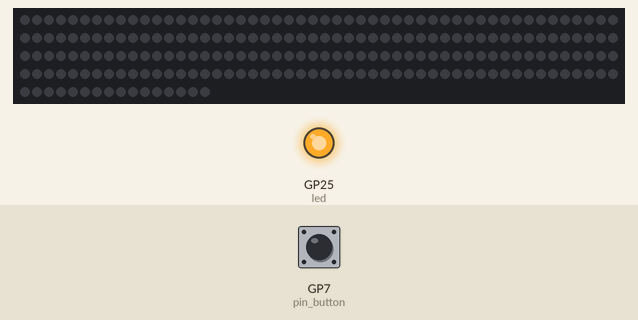
A program run on a simulated Raspberry Pi Pico running MicroPython. Shown: 216 RGB LEDs in strip order, left to right, continuing on the next row, output pins drawn as LEDs (lit = HIGH). Dashed ring = blinking. Inputs (shaded band) come from the test bench; at power-on: GP7 (pin_button) HIGH. Random numbers come from a fixed seed.

Above: at 1.2 s.
1.3 s: GP7 (pin_button) pulled LOW for 0.15 s
At 1.76 s:
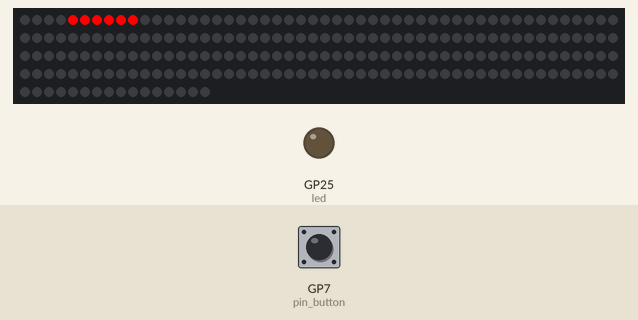
2.0 s: GP7 (pin_button) pulled LOW for 1 s
At 2.8 s:
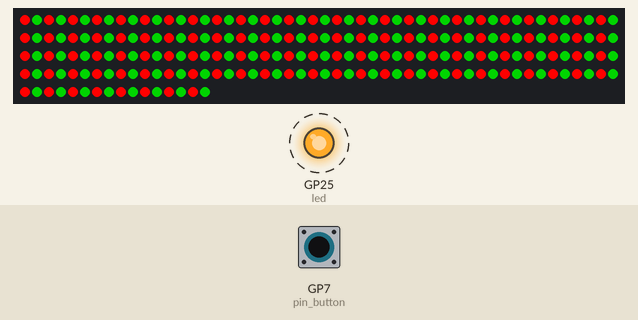
6.0 s: GP7 (pin_button) pulled LOW for 0.15 s
At 6.7 s:
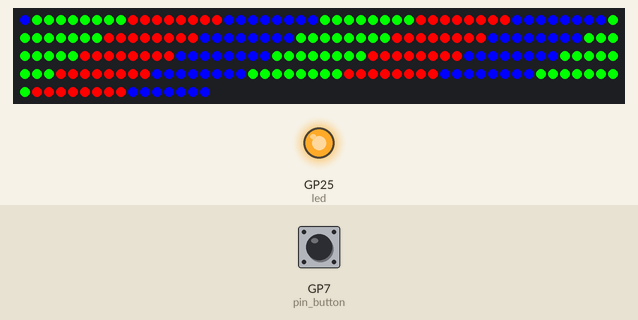
9.1 s: GP7 (pin_button) pulled LOW for 3.2 s
At 10.2 s:
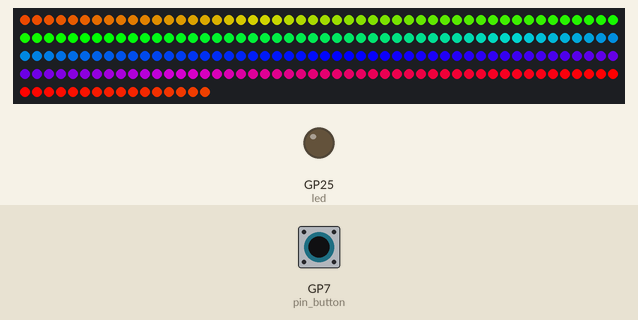
Timing chart, 0 to 17.4 s (numbered marks = the images above; inputs shaded):
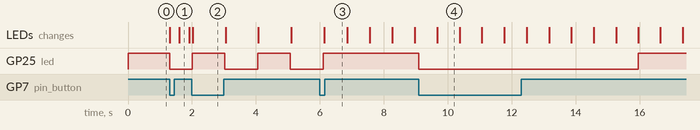

Measured:
- after the input at 1.3 s, GP25 (led): HIGH → LOW at once
- after the input at 2.0 s, GP25 (led): alternates HIGH for 1.0 s and LOW for 1.0 s, starting at once
- what the display in image 4 shows lasts 0.7 s, from 9.7 s to 10.4 s

The program:

picoled.py
```python
#
# simple led strip example with button for changing
#
#

import sys
import neopixel
import random
import micropython # for interrupts

from machine import Pin
import time

# uncomment when debugging callback problems
#micropython.alloc_emergency_exception_buf(100)

# globals
int_flag = 0
int_time = 0
int_count = 0

# for pico w this is "LED" not 25
led = Pin("LED", Pin.OUT)


ws_pin = 0 # gpio pin
pixel_pin = 0
#led_num = 255
#num_pixels = 255
led_num = 216 # 256
num_pixels = 216 # 256
BRIGHTNESS = 0.1

'''
pixels = neopixel.NeoPixel(pixel_pin, num_pixels,
                           brightness=0.3, auto_write=False)
'''

pixels = neopixel.NeoPixel(Pin(ws_pin), led_num)

def demo(np):
    global int_flag

    n = np.n

    # cycle
    for i in range(1 * n):
        for j in range(n):
            if (int_flag != 0): return
            np[j] = (0, 0, 0)
        np[i % n] = (255, 255, 255)
        np.write()
        time.sleep_ms(25)

    # bounce
def bounce(np):
    global int_flag

    n = np.n

    for i in range(1 * n):
        for j in range(n):
            if (int_flag != 0): return
            np[j] = (0, 0, 128)
        if (i // n) % 2 == 0:
            np[i % n] = (0, 0, 0)
        else:
            np[n - 1 - (i % n)] = (0, 0, 0)
        np.write()
        time.sleep_ms(60)

    # fade in/out
def fadein_out(np):
    global int_flag

    n = np.n

    for i in range(0, 4 * 256, 8):
        for j in range(n):
            if (int_flag != 0): return
            if (i // 256) % 2 == 0:
                val = i & 0xff
            else:
                val = 255 - (i & 0xff)
            np[j] = (val, 0, 0)
        np.write()

def clear(np):
    n = np.n

    np.fill((0, 0, 0))

    np.write()
# end clear()

def wheel(pos):
    # Input a value 0 to 255 to get a color value.
    # The colours are a transition r - g - b - back to r.
    if pos < 0 or pos > 255:
        return (0, 0, 0)
    if pos < 85:
        return (255 - pos * 3, pos * 3, 0)
    if pos < 170:
        pos -= 85
        return (0, 255 - pos * 3, pos * 3)
    pos -= 170
    return (pos * 3, 0, 255 - pos * 3)


def color_chase(color, wait):
    global int_flag

    for i in range(num_pixels):
        if (int_flag != 0): return
        pixels[i] = color
        #time.sleep(wait)
        pixels.write()
        time.sleep(0.5)

def twinkle(np):
    global int_flag

    val = 200
    count = 20

    for x in range(count):
        if (int_flag != 0): return
        #print(random.randint(0, num_pixels-1))
        np[random.randint(0, num_pixels-1)] = (val, 0, 0)
        #setPixel(random(NUM_LEDS),red,green,blue);
        np.write()
        time.sleep(0.25)
        if ((x % 10) == 0):
            clear(np)
     #if(OnlyOne) {
       #setAll(0,0,0);
     #}
# end twinkle()


def rainbow_cycle(wait):
    global int_flag

    for j in range(255):
        for i in range(num_pixels):
            if (int_flag != 0): return
            rc_index = (i * 256 // num_pixels) + j
            pixels[i] = wheel(rc_index & 255)
        pixels.write()

RED = (255, 0, 0)
HALFRED = (128, 0, 0)
YELLOW = (255, 150, 0)
GREEN = (0, 255, 0)
HALFGREEN = (0, 128, 0)
CYAN = (0, 255, 255)
BLUE = (0, 0, 255)
PURPLE = (180, 0, 255)

def rainbow(pixels):

    rainbow_cycle(0)  # Increase the number to slow down the rainbow
# end rainbbow()

#def neo_chase(np, color, width, duration):
def neo_chase(np):
    n = np.n
    clear(np)

    width = 8

    # fill the array with the colour scheme - GREEN/RED/BLUE
    for i in range (n // (3 * width)):
        for j in range (width):
            np[(i) * (3 * width) + j] = GREEN
            np[(i) * (3 * width) + (width) + j] = RED
            np[(i) * (3 * width) + (2 * width) + j] = BLUE
    np.write()

    #print(np[0]) # colour?
    px = 0
    idx = 0
    colour = 0
    for c in range(20 * width): # while true?
        for i in range (n):
            if (int_flag != 0): return
            # move the pixels along one
            if ((n - 1) - i > 0):
                np[(n - 1) - i] = np[(n - 1) - (i + 1)]

        x = c // width
        # every 'width' pixels we change the colour
        if (x != px):
            px = x
            idx = 0
            colour += 1
            colour = colour % 3 # reset?
            #if (colour == 3):
                #colour = 0

        if (colour == 0):
            np[0] = BLUE
        elif (colour == 1 ):
            np[0] = RED
        elif (colour == 2):
            np[0] = GREEN

        np.write()

    #time.sleep(duration)
# end neo_chase

def cylon(np):
    n = np.n
    eyesize = 6

    clear(np)
    colour = (255, 10, 10)

    for i in range (n - eyesize - 2):
        if int_flag != 0: return
        clear(np)
        np[i] = colour
        for j in range (eyesize):
            np[i+j] = colour
        np[i + eyesize + 1] = colour
        np.write()
    time.sleep(0.25)
    max = n - eyesize - 2
    for i in range (n - eyesize - 2):
        if int_flag != 0: return
        c = max - i
        clear(np)
        np[c] = colour
        for j in range (eyesize):
            np[c+j] = colour
        np[c + eyesize + 1] = colour
        np.write()
    time.sleep(0.25)
# end cylon()

xmasMod = 0
# xmas lights
def xmaslights(np):
    global xmasMod

    n = np.n
    clear(np)

    for i in range (n):
        if (i % 2  == xmasMod):
            np[i] = RED
        else:
            np[i] = HALFGREEN

    if (xmasMod == 0):
        xmasMod = 1
    else:
        xmasMod = 0
    np.write()
    time.sleep(1.0)
# end of xmaslights

#def neo_sweep(np, color, width, duration):
def neo_sweep(np):
    global int_flag

    width = 6

    bkgnd = []
    num_pixels = np.n

    clear(np)

    for i in range(num_pixels + width):
        if (int_flag != 0): return
        erase = i - width
        if erase >= 0:
            np[erase] = bkgnd.pop()

        if i < num_pixels:
            bkgnd.insert(0, np[i])
            np[i] = color

        np.write() # np.show()
        time.sleep(duration)

# function to test number of pixels
def test (np):
    clear(np)

    np[0] = GREEN
    np[np.n - 1] = GREEN
    np.write()
    time.sleep(2)

    np[0] = RED
    np[np.n - 1] = RED
    np.write()
    time.sleep(2)

    np[0] = BLUE
    np[np.n - 1] = BLUE

    np.write()
    time.sleep(2)
# end test()

def int_handler(pin):
    global int_flag, int_count, int_time

    #int_count += 1
    #print(f'Interrupt from pin {pin} {int_count}')
    #print(f'flags {pin.irq().flags()} {pin.value()}')
    # we only trigger on the fall and 'wait' for 300msec
    if ((pin.value() == 0) and ((time.ticks_ms() - int_time) > 300)):
        #print("Falling")
        int_flag = 1
        int_count += 1
        int_time = time.ticks_ms()


# pull button pin up and set trigger on falling
pin_button = Pin(7, mode=Pin.IN, pull=Pin.PULL_UP)
pin_button.irq(trigger=Pin.IRQ_FALLING, handler=int_handler)

# main loop
seq = 0
no_seqs = 9

color = RED # (255,0,0)
width = 8
duration = 0.025

# list of pointers to functions to iterate over
animations = [
        #bounce,
        cylon,
        neo_sweep,
        xmaslights,
        neo_chase,
        rainbow,
        twinkle
    ]

try:
    #animations[0](pixels)
    #animations[4](pixels)
    n = len(animations) # number of animations
    #print (n)

    itr = 0
    while True:
        led.toggle()

        animations[itr](pixels)
        if (int_flag != 0): # we had an interrupt
            int_flag = 0
            itr += 1
            itr = itr % n

    '''
    while True:
        led.toggle()
        #if (seq == 0):
            #test(pixels)

        if (seq == 0):
            neo_sweep(pixels)
        elif (seq == 1):
            xmaslights(pixels)
        elif(seq == 2):
            cylon(pixels)
        elif (seq == 3):
            neo_chase(pixels)
        elif (seq == 4):
            rainbow(pixels)
        elif (seq == 5):
            fadein_out(pixels)
        elif (seq == 6):
            bounce(pixels)
        elif (seq == 7):
            demo(pixels)
        elif (seq == 8):
            twinkle(pixels)

        if (int_flag != 0): # we had an interrupt
            int_flag = 0
            seq += 1
            if (seq == no_seqs): seq = 0
    '''
except KeyboardInterrupt:
    # if running from boot.py - need to do this twice
    clear(pixels)
    print("Exiting ...")
    #raise SystemExit(0)
    sys.exit(0)
# end of file
```
